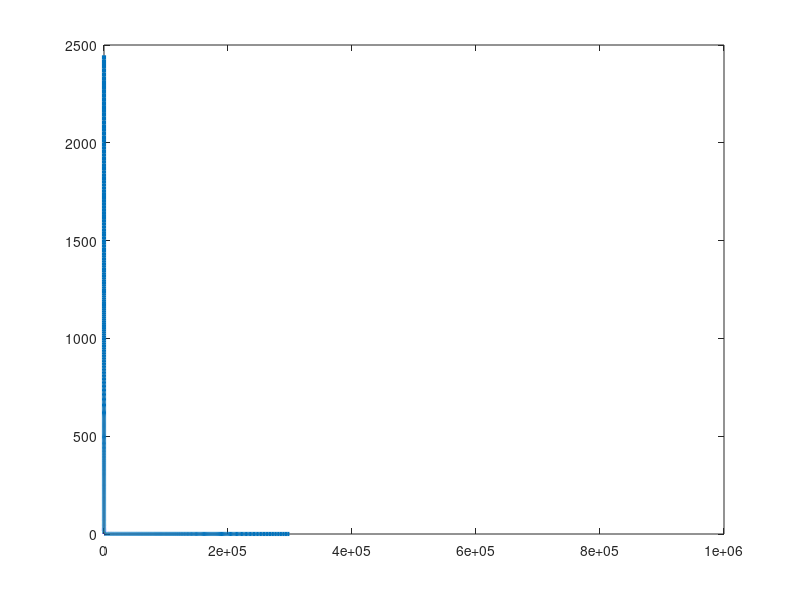

Here is the MATLAB script that generated this plot: (Note: this script raises an error after producing the figure.)
% Acoustophoretic Volumetric Display - Ultimate Capability (AVD-UC).
% 
% Codes for: "What is the Ultimate Capability of Acoustophoretic Volumetric
% Displays?".
% 
% Authors: Tatsuki Fushimi, Bruce W. Drinkwater, and Thomas L. Hill.
% 
% Journal: Applied Physics Letters.
% 
% Created: 30-Apr-2020.
% 
% Please contact Tatsuki FUSHIMI (t.fushimi@bristol.ac.uk) for any inquiry.
% Released under MIT License

clear all
close all
clc


%% Compares 
Re = logspace(log10(0.01), log10(1e06), 2000);
figure('units','normalized','outerposition',[0 0 1 1])
C_d_z_flemmer = (24.*10.^(0.261.*Re.^(0.369)-0.105.*Re.^(0.431)-(0.124)./(1+(log10(Re)).^2)))./(Re);
C_d_z_flemmer(Re>3e05) = NaN;

plot(Re, C_d_z_flemmer, 'LineWidth', 3)
hold on
plot(Re, C_d(Re), 'LineWidth', 3)

plot([69914.5632 69914.5632], [0.001 1e09],'r', 'LineWidth', 3)

set(gca, 'XScale', 'log')
set(gca, 'YScale', 'log')
set(gca,'FontSize',24)
xlabel('Re [-]')
ylabel('C_d [-]')
legend('Flemmer & Banks','Morrison', 'Max Reynolds Number Considered','Location','northwest')
ylim([0.01 1e09])
grid on
grid minor
saveas(gcf,'results\supp_figure\drag_comparison.png')